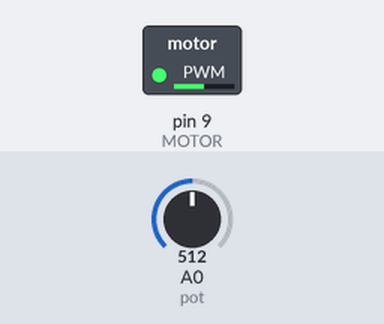
Recording of a sketch running on a simulated Arduino Uno, built with avr-gcc and run on an emulated ATmega328P. Parts: switched loads named in the sketch (green lamp = pin HIGH). The inputs (shaded band) are chosen by the test bench; at power-on: A0 (pot) = 512.

Above: at 1.2 s.
1.3 s: A0 (pot) set to 716
At 2.2 s:
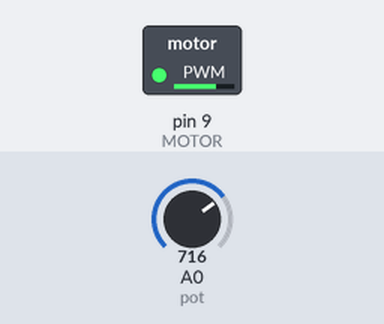
2.8 s: A0 (pot) set to 900
At 3.4 s:
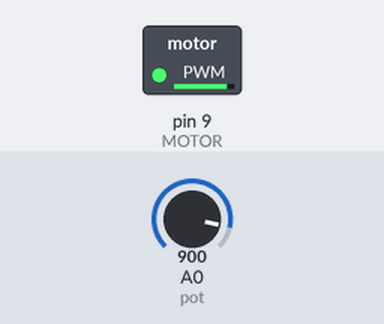
4.3 s: A0 (pot) set to 122
At 5.5 s:
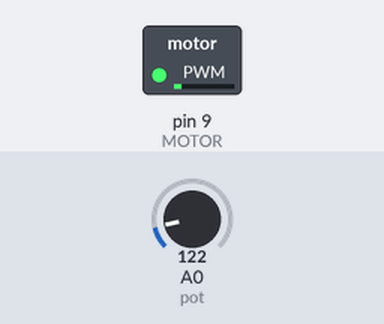
5.8 s: A0 (pot) set to 0
At 6.9 s:
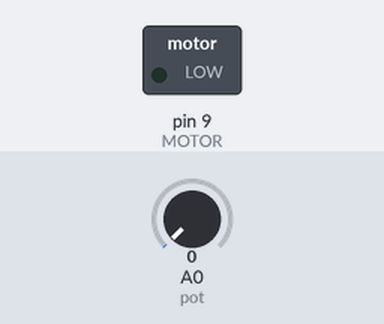
7.3 s: A0 (pot) set to 511
At 8.0 s:
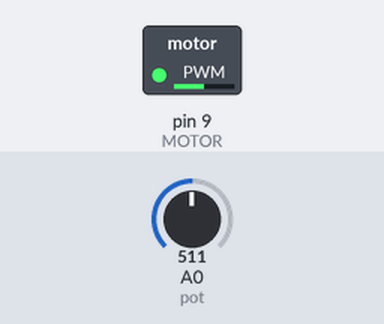
Timing chart, 0 to 9.8 s (numbered marks = the images above; inputs shaded):
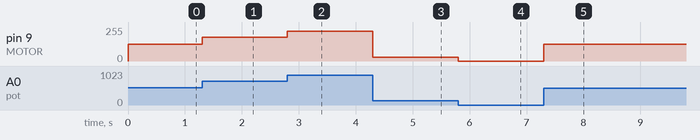

The sketch:

Day15HomeworkPotMotor.ino
```cpp
//Simple Motor Speed Control Program
const int MOTOR=9; //Motor on Digital Pin 9
const int pot=A0; //Potentiometer on analog pin A0
void setup()
{
 pinMode (MOTOR, OUTPUT);
}
void loop()
{
 int val=analogRead(pot);
 val=map(val,0,1023,0,255);
 analogWrite(MOTOR,val);
}
```

Measured:
- after the input at 1.3 s, pin 9 (MOTOR): 127/255 → 178/255 at once
- after the input at 2.8 s, pin 9 (MOTOR): 178/255 → 224/255 at once
- after the input at 4.3 s, pin 9 (MOTOR): 224/255 → 30/255 at once
- after the input at 5.8 s, pin 9 (MOTOR): 30/255 → 0/255 at once
- after the input at 7.3 s, pin 9 (MOTOR): 0/255 → 127/255 at once
